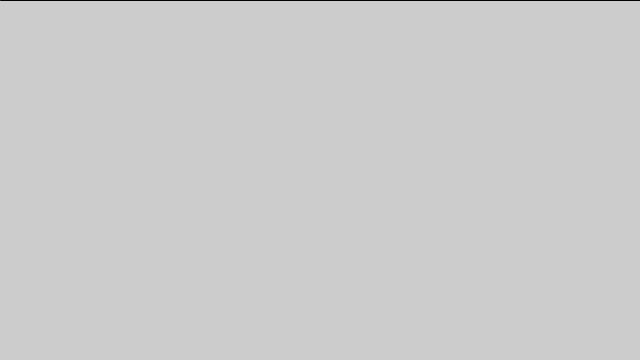
Frame 1 (no input)
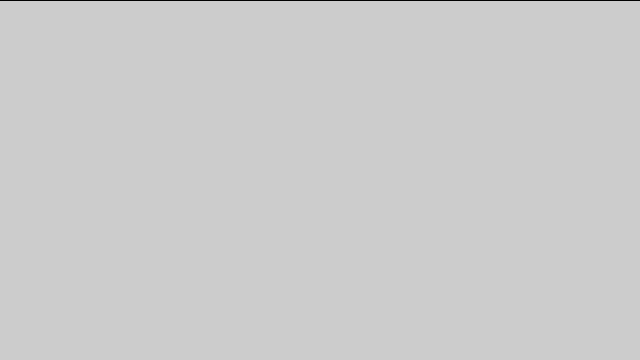
Frame 60 (the mouse pressed at the canvas centre just before this capture)
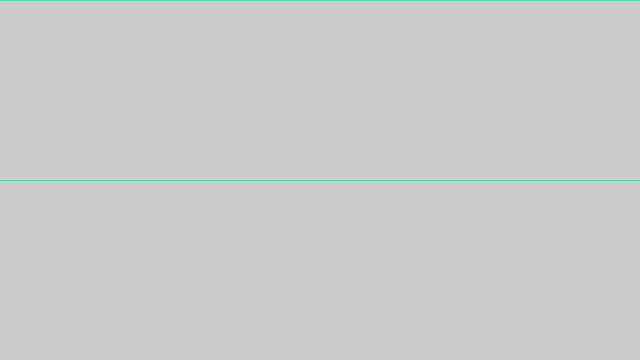
Frame 120 (the mouse held since frame 60 and released just before this capture)

The Processing sketch that drew these frames (run headless with seeded random() and noise(); from frame 60 on, the mouse is pressed at the canvas centre):

// Processing sketch: processing_76531
// ── processing_76531.pde

//This program draws horizontal lines in different colors. The lines move and the colors change as the user moves and clicks the mouse.

float a;

void setup() {
  size(640,360);
  stroke(255);
  a=mouseY;
}

void draw() {
  if (mousePressed) {
    stroke(0,mouseX,mouseY);
  } else {
    stroke(mouseY,0,mouseX);
  }  
  line(0, a, width, a);
  a = mouseY;
}
